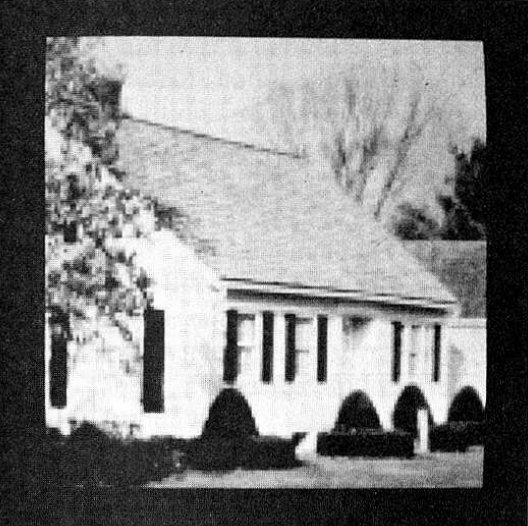
#> input picture ImageProcessing/house_and_tree.jpg, 528 x 526 px
$ jupyter execute binary_morphology.ipynb
#> lines starting #> are read from the running program, lines starting #| are printed output that depends on the picture; after the words box and inside, x2 and y2 are one past the last pixel; in counts of white or black regions, pixels touching at a corner belong together
[cell 1]
from PIL import Image
import numpy as np
import matplotlib.pyplot as plt

# https://pillow.readthedocs.io/en/stable/reference/Image.html#PIL.Image.Image.convert
image = Image.open("house_and_tree.jpg").convert("L")

# Convert the image to a NumPy array
house_tree_image_pixel_data = np.array(image)

print("house_tree_image_pixel_data max", house_tree_image_pixel_data.max())
#| house_tree_image_pixel_data max 255
print("house_tree_image_pixel_data min", house_tree_image_pixel_data.min())
#| house_tree_image_pixel_data min 0

# Display the image using Matplotlib
plt.imshow(house_tree_image_pixel_data, cmap='gray')
plt.axis('off')  # Turn off axis labels
plt.show()

[cell 2]
# When applying dilation, the algorithm typically sets a pixel to white (255) if any pixel in its neighborhood (defined by the kernel)
# is white. If even one pixel in the 3x3 region (for example) is white, then that central pixel becomes white in the dilated image.
# This operation "expands" the white regions, making the boundaries of white areas grow outward.
# Even if only a small part of the neighborhood is white, the central pixel is turned white, leading to the dilation
# of the white regions in the image.

def binary_dilation(binary_image):
    rows, cols = binary_image.shape

    dilated_image = np.zeros_like(binary_image)

    kernel_size = 3

    # Iterate over the image (excluding borders)
    for i in range(kernel_size, rows - kernel_size):
        for j in range(kernel_size, cols - kernel_size):
            region = binary_image[i - kernel_size:i + kernel_size + 1, j - kernel_size:j + kernel_size + 1]
            if np.any(region == 255):
                dilated_image[i, j] = 255

    return dilated_image

[cell 3]
# When applying erosion, the algorithm typically sets a pixel to white only if every pixel in its neighborhood (defined by the kernel)
# is white. If even one pixel in the 3x3 region (for example) is black, then that central pixel becomes black in the eroded image.

def binary_erosion(binary_image):
    rows, cols = binary_image.shape

    eroded_image = np.zeros_like(binary_image)

    kernel_size = 3

    # Iterate over the image (excluding borders)
    for i in range(kernel_size, rows - kernel_size):
        for j in range(kernel_size, cols - kernel_size):
            region = binary_image[i - kernel_size:i + kernel_size + 1, j - kernel_size:j + kernel_size + 1]
            if np.all(region == 255):
                eroded_image[i, j] = 255

    return eroded_image

[cell 4]
# Dilation (Growing or "Making it Bigger", adding more white space) => Vector Addition
# Dilation is a morphological operation that "grows" or "expands" the boundaries of the foreground (usually white) regions in a binary image. It adds pixels to the edges of objects.

# Erosion (Shrinking or "Making it Smaller", less white space) => Vector Subtraction
# Erosion is the opposite of dilation. It "shrinks" or "erodes" the boundaries of the foreground regions in a binary image by removing pixels along the edges.

# When applying erosion, the algorithm typically sets a pixel to white only if every pixel in its neighborhood (defined by the kernel)
# is white. If even one pixel in the 3x3 region (for example) is black, then that central pixel becomes black in the eroded image.

from PIL import Image
import numpy as np
import matplotlib.pyplot as plt
# from scipy.ndimage import binary_dilation, binary_erosion

THRESHOLD = 128

# Convert the grayscale image to a binary image using a threshold.
binary_image = np.zeros_like(house_tree_image_pixel_data, dtype=np.uint8)

for i in range(house_tree_image_pixel_data.shape[0]):
    for j in range(house_tree_image_pixel_data.shape[1]):
        if house_tree_image_pixel_data[i, j] > THRESHOLD:
            binary_image[i, j] = 255
        else:
            binary_image[i, j] = 0
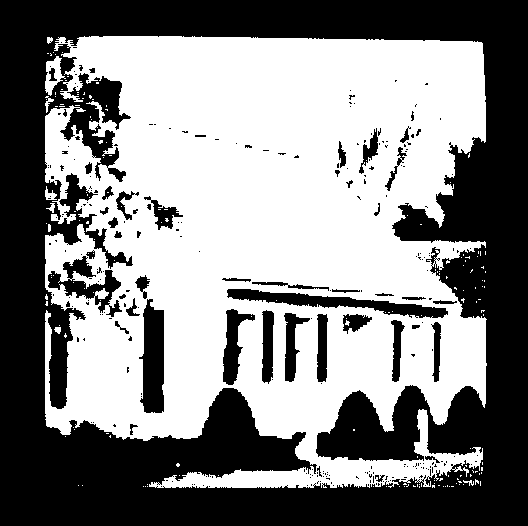
#> binary_image: shape (526, 528); 52.4% white; 267 black regions (221 under 20 px), largest, box (x1, y1, x2, y2) and area: (0, 0, 528, 526) 118381, (227, 289, 448, 318) 2199, (139, 299, 164, 413) 2174

# Apply binary dilation (this "grows" the white regions)
dilated_image = binary_dilation(binary_image)
#> after the loop in binary_dilation, `for i in range(kernel_size, rows - kernel_size):`:
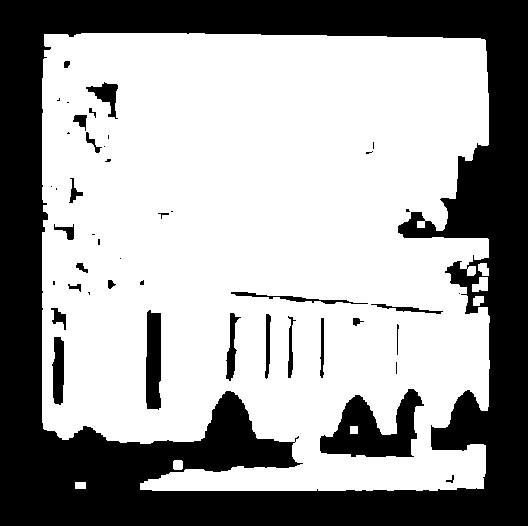
#> dilated_image: shape (526, 528); 63.2% white; 45 black regions (20 under 20 px), largest, box (x1, y1, x2, y2) and area: (0, 0, 528, 526) 93102, (320, 389, 424, 457) 3794, (146, 310, 161, 410) 1370

# Apply binary erosion (this "shrinks" the white regions)
eroded_image = binary_erosion(binary_image)
#> after the loop in binary_erosion, `for i in range(kernel_size, rows - kernel_size):`:
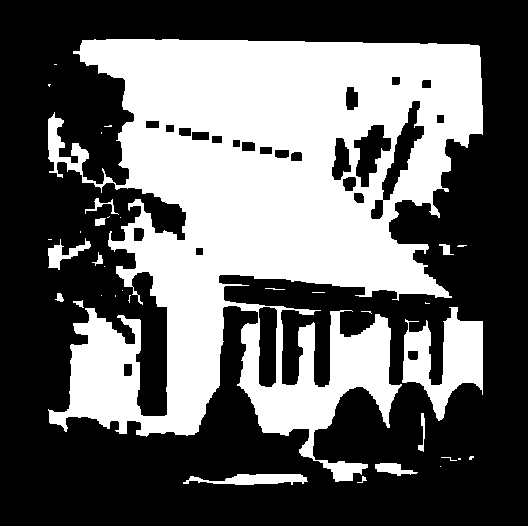
#> eroded_image: shape (526, 528); 39.2% white; 35 white regions (21 under 20 px), largest, box (x1, y1, x2, y2) and area: (48, 39, 483, 482) 101790, (402, 307, 483, 421) 4651, (183, 474, 308, 485) 872

# Plot the original binary image, dilated image, and eroded image
plt.figure(figsize=(15, 5))

plt.subplot(1, 3, 1)
plt.imshow(binary_image, cmap='gray')
plt.title("Original Binary Image")
plt.axis('off')

plt.subplot(1, 3, 2)
plt.imshow(dilated_image, cmap='gray')
plt.title("Dilated Image")
plt.axis('off')

plt.subplot(1, 3, 3)
plt.imshow(eroded_image, cmap='gray')
plt.title("Eroded Image")
plt.axis('off')

plt.tight_layout()
plt.show()
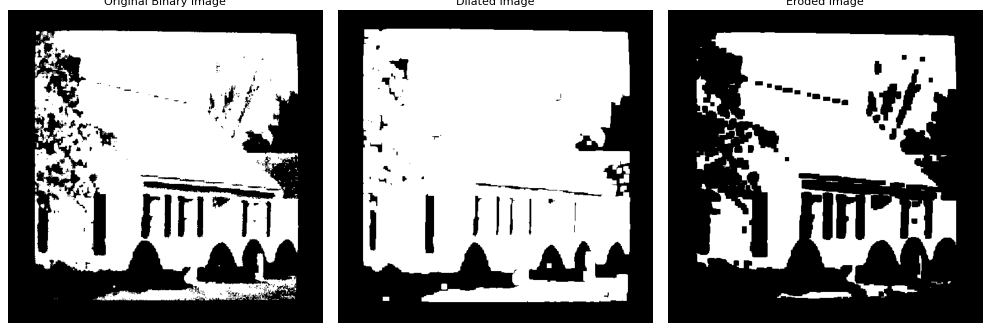
#> figure drawn by matplotlib, 3 panels

[cell 5]
# Using Sobel Operator.
# Here I am not padding, and the convolution only occurs on the valid regions.
# So the size of the image decreases

import numpy as np
import matplotlib.pyplot as plt

# Sobel kernels for X and Y direction
sobel_x_kernel = np.array([[-1, 0, 1], [-2, 0, 2], [-1, 0, 1]])
sobel_y_kernel = np.array([[-1, -2, -1], [0, 0, 0], [1, 2, 1]])

def convolve(image, kernel):
    # Get dimensions of the image and the kernel
    image_height, image_width = image.shape
#> image_height = 526; image_width = 528
    kernel_height, kernel_width = kernel.shape

    # Prepare an empty output image with 'valid' size
    output_height = image_height - kernel_height + 1
#> output_height = 524
    output_width = image_width - kernel_width + 1
#> output_width = 526

    output = np.zeros((output_height, output_width))

    # Iterate over every pixel of the original image (valid region)
    for i in range(output_height):
        for j in range(output_width):
            region = image[i:i + kernel_height, j:j + kernel_width]

            # Perform element-wise multiplication and sum the result
            output[i, j] = np.sum(region * kernel)
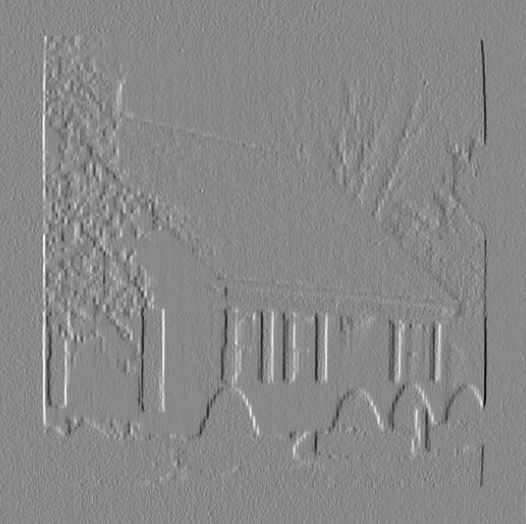
#> output: shape (524, 526) float64; min -1002, max 863, mean -0.2; drawn with min black and max white

    return output

sobel_x = convolve(house_tree_image_pixel_data, sobel_x_kernel)

# numpy converts the unit to float while using np.sum(region * kernel)
sobel_y = convolve(house_tree_image_pixel_data, sobel_y_kernel)
#> after the loop in convolve (call 2), `for i in range(output_height):`:
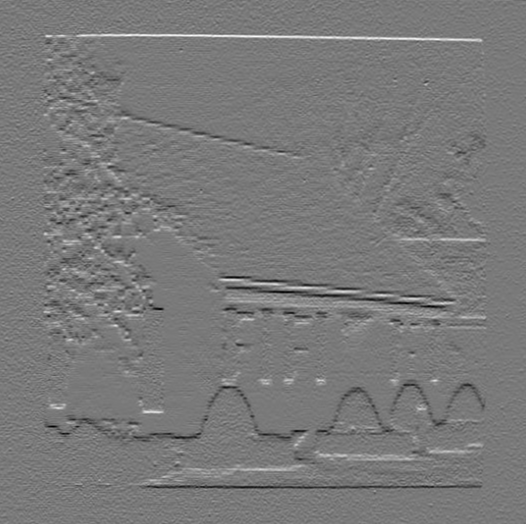
#> output: shape (524, 526) float64; min -754, max 823, mean 0; drawn with min black and max white

# Calculate gradient magnitude using absolute values
edge_image_abs_sobel = np.abs(sobel_x) + np.abs(sobel_y)
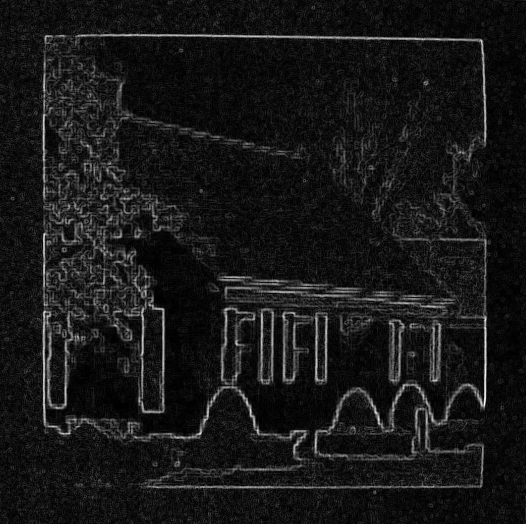
#> edge_image_abs_sobel: shape (524, 526) float64; min 0, max 1076, mean 101.3; drawn with min black and max white


print(edge_image_abs_sobel.min())
#| 0.0
print(edge_image_abs_sobel.max())
#| 1076.0

# Normalize the image so that it corectly applies the binarization. We want the image to be in the range of (0 to 255)
normalized_edge_image_sobel = (edge_image_abs_sobel - edge_image_abs_sobel.min()) / (edge_image_abs_sobel.max() - edge_image_abs_sobel.min()) * 255

# Global Thresholding or Binarization
THRESHOLD = 128

# Convert the grayscale image to a binary image using a threshold.
binary_image = np.zeros_like(normalized_edge_image_sobel, dtype=np.uint8)

for i in range(normalized_edge_image_sobel.shape[0]):
    for j in range(normalized_edge_image_sobel.shape[1]):
        if normalized_edge_image_sobel[i, j] > THRESHOLD:
            binary_image[i, j] = 255
        else:
            binary_image[i, j] = 0
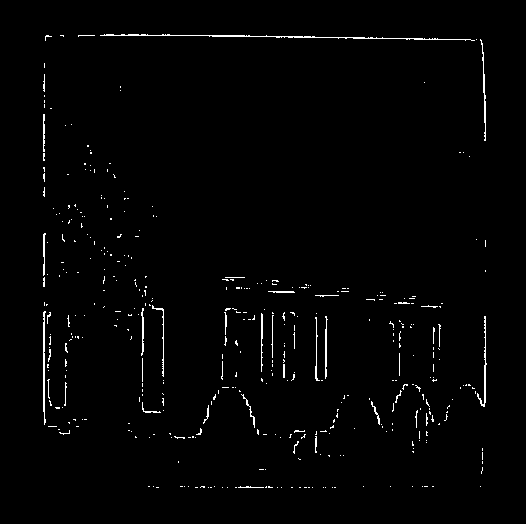
#> binary_image: shape (524, 526); 1.4% white in thin lines or dots, all inside (x1, y1, x2, y2) = (43, 34, 487, 488)

# Apply binary dilation (this "grows" the white regions)
dilated_image = binary_dilation(binary_image)
#> after the loop in binary_dilation (call 2), `for i in range(kernel_size, rows - kernel_size):`:
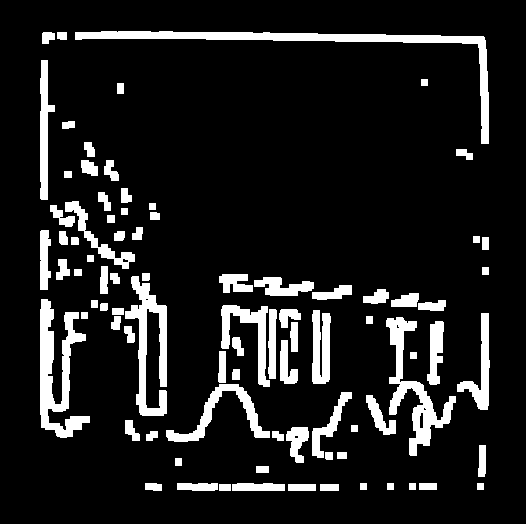
#> dilated_image: shape (524, 526); 11.8% white; 86 white regions, largest, box (x1, y1, x2, y2) and area: (75, 31, 489, 144) 3947, (40, 299, 90, 438) 3021, (386, 317, 456, 456) 2592

# Apply binary erosion (this "shrinks" the white regions)
eroded_image = binary_erosion(binary_image)
#> after the loop in binary_erosion (call 2), `for i in range(kernel_size, rows - kernel_size):`: eroded_image: shape (524, 526); every value is 0

fig, axes = plt.subplots(1, 4, figsize=(30, 8))  # Add one more axis for the additional plots

axes[0].imshow(house_tree_image_pixel_data, cmap="gray")
axes[0].set_title("Original House Tree Image", fontsize=14)

axes[1].imshow(edge_image_abs_sobel, cmap="gray")
axes[1].set_title("Edge Detection (Sobel) abs", fontsize=14)

axes[2].imshow(dilated_image, cmap="gray")
axes[2].set_title("Dilated Image", fontsize=14)

axes[3].imshow(eroded_image, cmap="gray")
axes[3].set_title("Eroded Image", fontsize=14)

for ax in axes:
    ax.axis("off")

plt.tight_layout()
plt.show()
